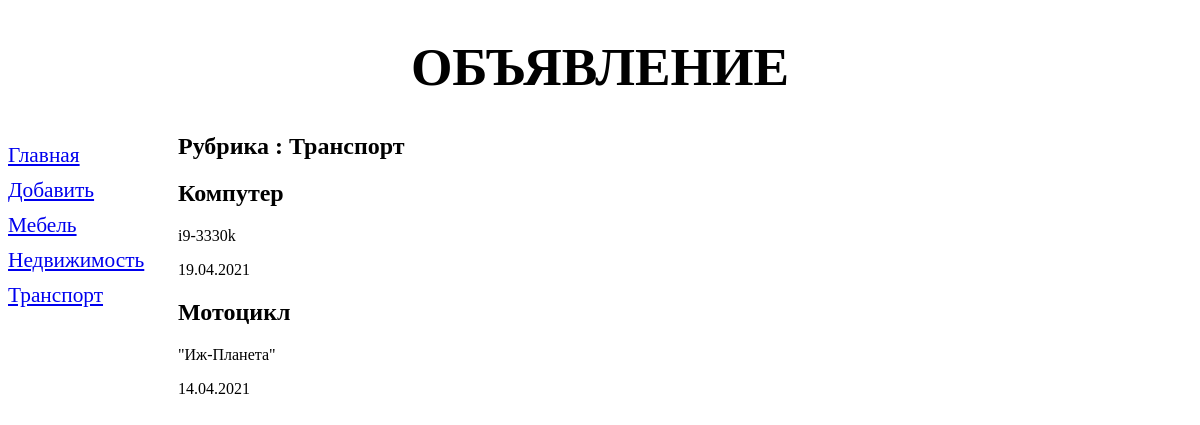
The page /bboard/2/ on the database its author committed.
### bboard/models.py (models this page shows, shortened)
class Rubric(models.Model):
    name = models.CharField(max_length=20, db_index=True, verbose_name='Название')
    class Meta:
        verbose_name_plural = 'Рубрики'
        verbose_name = 'Рубрика'
        ordering = ['name']

class Bb(models.Model):
    rubric = models.ForeignKey('Rubric', null=True, on_delete=models.PROTECT, verbose_name='Рубрика')
    title = models.CharField(max_length=50, verbose_name='Товар')
    content = models.TextField(null=True, blank=True, verbose_name='Описание')
    price = models.FloatField(null=True, blank=True, verbose_name='Цена')
    published = models.DateField(auto_now_add=True, db_index=True, verbose_name='Опубликовано')
    class Meta:
        verbose_name_plural = 'Объявления'
        verbose_name = 'Объявление'
        ordering = ['-published']

### bboard/views.py (the view)
# urls.py: path('<int:rubric_id>/', by_rubric, name='by_rubric'),
def by_rubric(request, rubric_id):
    bbs = Bb.objects.filter(rubric=rubric_id)
    rubrics = Rubric.objects.all()
    current_rubric = Rubric.objects.get(pk=rubric_id)
    context = {'bbs': bbs, 'rubrics': rubrics, 'current_rubric': current_rubric}
    return render(request, 'bboard/by_rubric.html', context)

### bboard/templates/bboard/by_rubric.html (shortened to what this page needs)
{% extends 'layout/basic.html' %}
{% block content %}
<h2>Рубрика : {{  current_rubric.name }}</h2>
{% for bb in bbs %}
<div>
    <h2>{{ bb.title }}</h2>
    <p>{{ bb.content }}</p>
    <p>{{ bb.published|date:"d.m.Y" }}</p>
</div>
{% endfor %}
{% endblock %}

### bboard/templates/layout/basic.html (shortened to what this page needs)
<!DOCTYPE html>
{% load static %}
<html lang="en">
<head>
    <link rel="stylesheet" type="text/css"
          href="{% static 'bboard/style.css' %}">
</head>
<body>
    <header>
        <h1>Объявление</h1>
    </header>
    <nav>
        <a href="{% url 'index' %}">Главная</a>
        <a href="{% url 'add' %}">Добавить</a>
        {% for rubric in rubrics %}
            <a href="{% url 'by_rubric' rubric.pk %}">{{ rubric.name }}</a>
        {% endfor %}
    </nav>
    <section>
        {% block content %}
        {% endblock %}
    </section>
</body>
</html>

### bboard/static/bboard/style.css (style rules this page uses)
header h1 { font-size: 40pt; text-transform: uppercase; text-align: center; background: url("bee.jpg") left / auto 100% no-repeat; }
nav { font-size: 16pt; width: 150px; float: left; }
nav a { display: block; margin: 10px 0px; }
section { margin-left: 170px; }

### rows shown on the page
Rubric: name "Мебель"
Rubric: name "Недвижимость"
Rubric: name "Транспорт"
Bb: title "Компутер", content "i9-3330k", published "19.04.2021"
Bb: title "Мотоцикл", content "\"Иж-Планета\"", published "14.04.2021"
